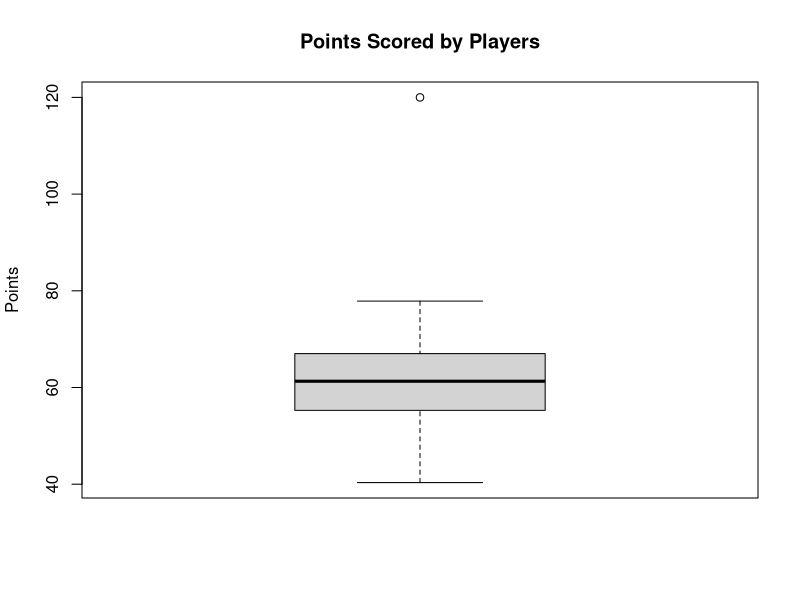

This chart was generated by the following R code:
# Generating a random dataset of points scored by players
set.seed(123)  # For reproducibility
points_scored <- c(rnorm(20, mean = 60, sd = 10), 120)  # Generating an outlier

# Creating a boxplot to visualize points scored
boxplot(points_scored, main = "Points Scored by Players", ylab = "Points")

# Identifying outliers
outliers <- boxplot(points_scored, plot = FALSE)$out
cat("Outliers:", outliers, "\n")
